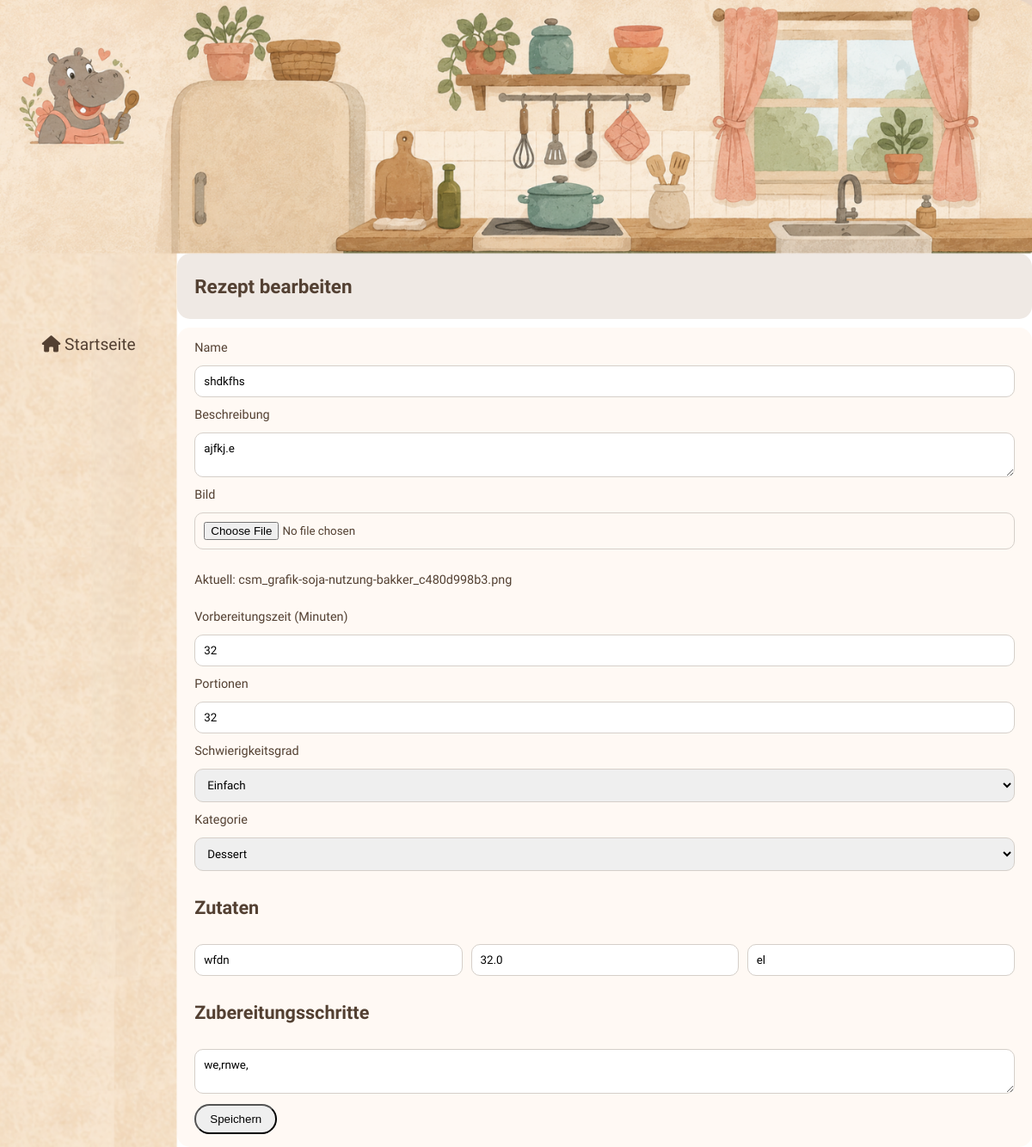
/recipe/11/edit, run on the app's committed database.
### app.py (models this page shows)
class Recipe(db.Model):
    id = db.Column(db.Integer, primary_key=True)
    name = db.Column(db.String(100), nullable=False)
    description = db.Column(db.String(500), nullable=False)
    image = db.Column(db.String(200))
    preparation_time = db.Column(db.Integer, nullable=False)
    portions = db.Column(db.Integer, nullable=False)
    difficulty = db.Column(db.String(50), nullable=False)
    category_id = db.Column(db.Integer, db.ForeignKey('category.id'))
    category = db.relationship('Category', backref='recipes')
    is_default = db.Column(db.Boolean, default=False, nullable=False)

class Category(db.Model):
    id = db.Column(db.Integer, primary_key=True)
    name = db.Column(db.String(50), nullable=False)

class Ingredient(db.Model):
    id = db.Column(db.Integer, primary_key=True)
    name = db.Column(db.String(100), nullable=False)
    quantity = db.Column(db.Float)
    measurement_unit = db.Column(db.String(50))
    recipe_id = db.Column(db.Integer, db.ForeignKey('recipe.id'))

class Preparation(db.Model):
    id = db.Column(db.Integer, primary_key=True)
    step_number = db.Column(db.Integer, nullable=False)
    description = db.Column(db.String(500), nullable=False)
    recipe_id = db.Column(db.Integer, db.ForeignKey('recipe.id'))

### app.py (the view, shortened to what this page needs)
@recipe_app.route('/recipe/<int:id>/edit', methods=['GET', 'POST'])
def edit_recipe(id):
    recipe = Recipe.query.get(id)
    ingredients = Ingredient.query.filter_by(recipe_id=id).all()
    steps = Preparation.query.filter_by(recipe_id=id).all()
    categories = Category.query.all()
    return render_template('edit.html', recipe=recipe, ingredients=ingredients, steps=steps, categories=categories)

### templates/edit.html (shortened to what this page needs)
<!DOCTYPE html>
<html lang="de">
  <head>
    <link rel="stylesheet" href="{{ url_for('static', filename='css/style.css') }}">
    <link rel="stylesheet" href="https://cdnjs.cloudflare.com/ajax/libs/font-awesome/6.7.2/css/all.min.css">
  </head>
  <body class="detail-body">
    <div class="detail-sidebar">
      <a href="{{ url_for('home') }}"><i class="fa-solid fa-house"></i> Startseite</a>
    </div>
    <div class="detail-page">
      <div class="detail-main">
        <div class="detail-title-box">
          <h1>Rezept bearbeiten</h1>
        </div>
        <div class="detail-description-box">
          <form method="POST" action="{{ url_for('edit_recipe', id=recipe.id) }}" enctype="multipart/form-data">
            <label>Name</label>
            <input type="text" name="name" value="{{ recipe.name }}" required>
            <label>Beschreibung</label>
            <textarea name="description" required>{{ recipe.description }}</textarea>
            <label>Bild</label>
            <input type="file" name="image" accept="image/*">
            <p>Aktuell: {{ recipe.image }}</p>
            <label>Vorbereitungszeit (Minuten)</label>
            <input type="number" name="preparation_time" value="{{ recipe.preparation_time }}" required>
            <label>Portionen</label>
            <input type="number" name="portions" value="{{ recipe.portions }}" required>
            <label>Schwierigkeitsgrad</label>
            <select name="difficulty">
              <option value="Einfach" {% if recipe.difficulty == 'Einfach' %}selected{% endif %}>Einfach</option>
            </select>
            <label>Kategorie</label>
            <select name="category_id">
              {% for category in categories %}
                <option value="{{ category.id }}" {% if category.id == recipe.category_id %}selected{% endif %}>{{ category.name }}</option>
              {% endfor %}
            </select>
            <h2>Zutaten</h2>
            <div id="ingredients">
              {% for ingredient in ingredients %}
                <div class="ingredient-row">
                  <input type="text" name="ingredient_name_{{ ingredient.id }}" value="{{ ingredient.name }}">
                  <input type="number" name="ingredient_quantity_{{ ingredient.id }}" value="{{ ingredient.quantity }}">
                  <input type="text" name="ingredient_unit_{{ ingredient.id }}" value="{{ ingredient.measurement_unit }}">
                </div>
              {% endfor %}
            </div>
            <h2>Zubereitungsschritte</h2>
            <div id="steps">
              {% for step in steps %}
                <div class="step-row">
                  <textarea name="step_description_{{ step.id }}">{{ step.description }}</textarea>
                </div>
              {% endfor %}
            </div>
            <button type="submit">Speichern</button>
          </form>
        </div>
      </div>
    </div>
  </body>
</html>

### static/css/style.css (style rules this page uses)
html, body { margin: 0; padding: 0; overflow-x: hidden; }
.detail-body { min-height: 100vh; background-image: url("/static/images/detail.png"), url("/static/images/detail-extension.png"); background-size: 100% auto, 100% auto; background-position: top left, bottom left; background-repeat: no-repeat, repeat-y; margin: 0; padding: 0; }
.detail-sidebar { position: absolute; left: 0; top: 0; width: 17.19vw; height: 100vh; display: flex; flex-direction: column; align-items: center; justify-content: center; gap: 15px; z-index: 100; background: transparent; }
.detail-sidebar a, .detail-sidebar button { text-decoration: none; color: #534032; font-family: 'Cause', sans-serif; font-size: 1.2rem; background: none; border: none; cursor: pointer; padding: 0; }
.detail-page { padding-top: 24.61vw; padding-left: 17.19vw; box-sizing: border-box; }
.detail-main { flex: 1; display: flex; flex-direction: column; gap: 10px; }
.detail-title-box { font-family: 'Cause', sans-serif; background-color: rgba(216, 200, 188, 0.4); border-radius: 15px; padding: 10px 20px; color: #534032; }
.detail-title-box h1 { font-size: 1.4rem; color: #534032; }
.detail-description-box { font-family: 'Cause', sans-serif; background-color: rgba(255, 248, 242, 0.8); border-radius: 15px; padding: 15px 20px; color: #534032; font-size: 0.9rem; min-height: 80px; }
.detail-description-box form { display: flex; flex-direction: column; gap: 12px; }
.detail-description-box input, .detail-description-box textarea, .detail-description-box select { width: 100%; padding: 10px; border-radius: 10px; border: 1px solid #d5cfc9; box-sizing: border-box; font-family: inherit; }
.detail-description-box button { width: fit-content; padding: 8px 16px; border-radius: 20px; }
.ingredient-row, .step-row { display: flex; gap: 10px; }
.ingredient-row input { flex: 1; }

### data on the page
Recipe: name "shdkfhs", description "ajfkj.e", image "csm_grafik-soja-nutzung-bakker_c480d998b3.png", preparation_time "32", portions "32", difficulty "Einfach", category_id "Dessert"
Ingredient: name "wfdn", quantity "32.0", measurement_unit "el"
Preparation: id "we,rnwe,"
